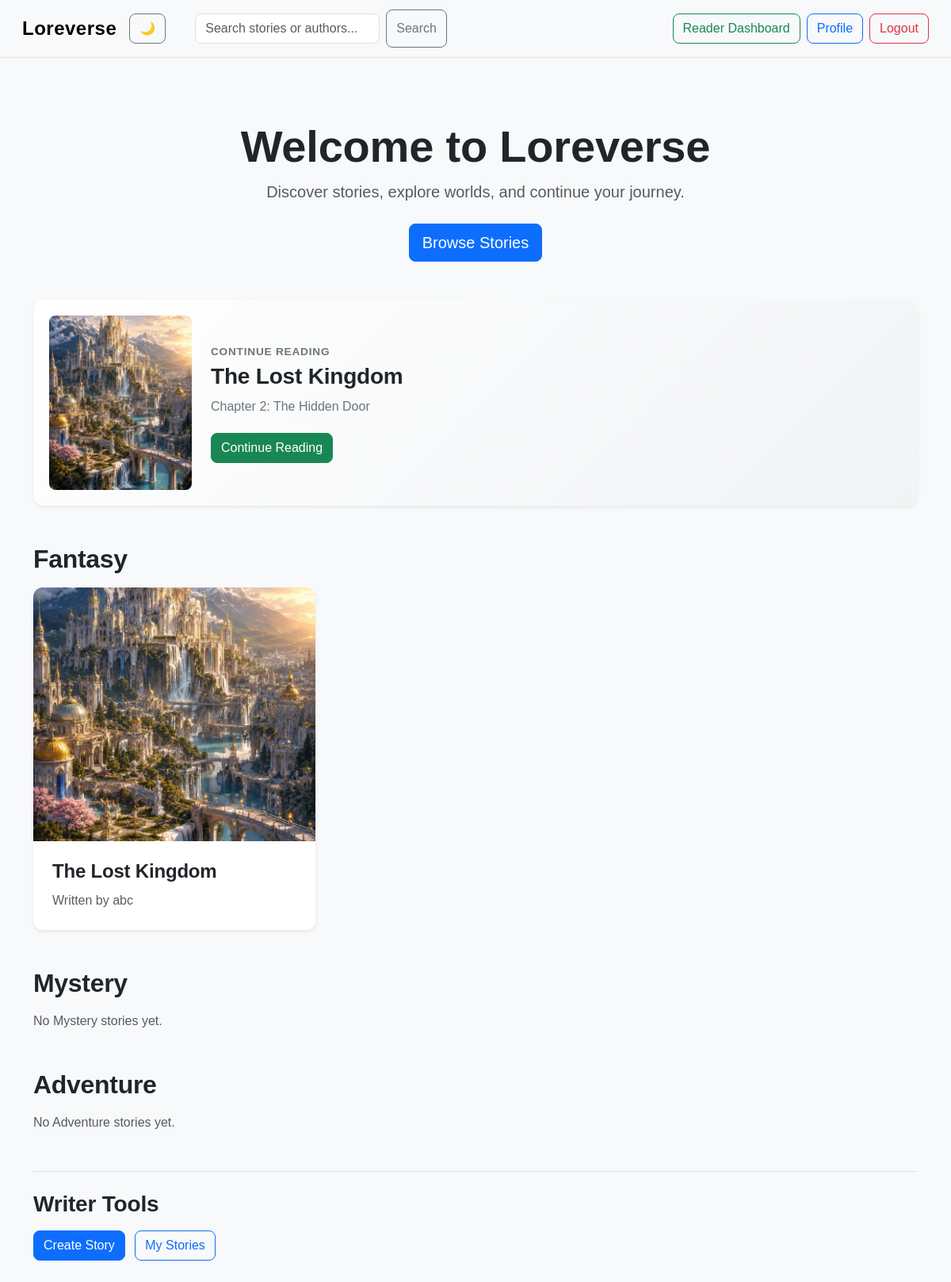
The page / (signed in) on the database as committed earlier.
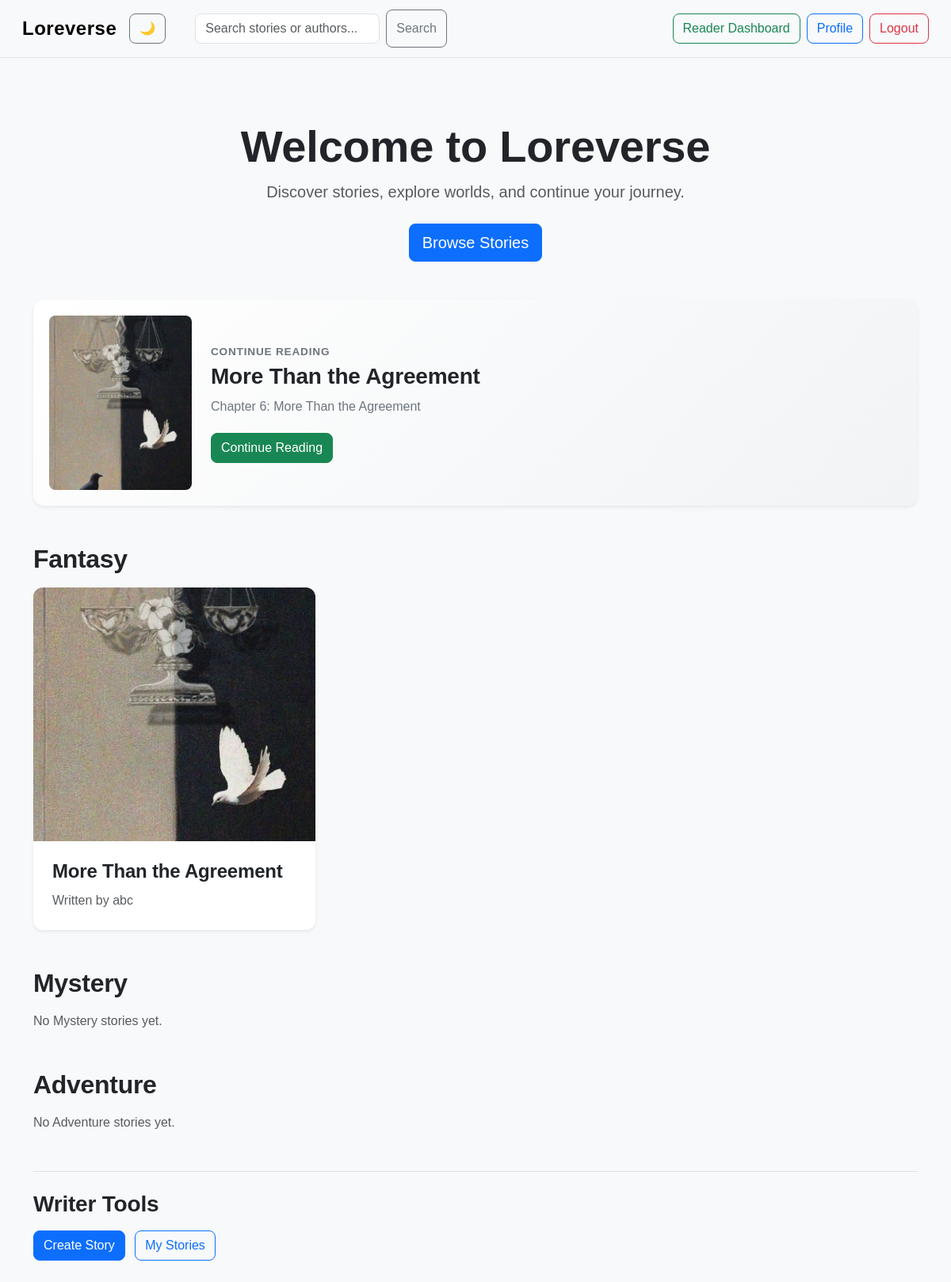
The same page on the database as committed later.
### loreverse/models.py (models this page shows, shortened)
class ReadingProgress(models.Model):
    user = models.ForeignKey(User, on_delete=models.CASCADE)
    story = models.ForeignKey(Story, on_delete=models.CASCADE)
    chapter = models.ForeignKey(Chapter, on_delete=models.CASCADE)
    updated_at = models.DateTimeField(auto_now=True)
    class Meta:
        unique_together = ("user", "story")

class Story(models.Model):
    GENRE_CHOICES = [
        ("Fantasy", "Fantasy"),
        ("Romance", "Romance"),
        ("Mystery", "Mystery"),
        ("Horror", "Horror"),
        ("Science Fiction", "Science Fiction"),
        ("Adventure", "Adventure"),
        ("Other", "Other"),]
    title = models.CharField(max_length=200)
    genre = models.CharField(max_length=30, choices=GENRE_CHOICES, default="Other")
    tags = models.CharField(max_length=300, blank=True)
    description = models.TextField()
    cover_image = models.ImageField(upload_to="story_covers/",blank=True)
    author = models.ForeignKey(User, on_delete=models.CASCADE)
    published = models.BooleanField(default=False)
    created_at = models.DateTimeField(auto_now_add=True)
    updated_at = models.DateTimeField(auto_now=True)
    favorited_by = models.ManyToManyField(User, related_name="favorite_stories", blank=True)
    want_to_read_by = models.ManyToManyField(User, related_name="want_to_read_stories", blank=True)

class Chapter(models.Model):
    story = models.ForeignKey(Story, on_delete=models.CASCADE, related_name="chapters")
    title = models.CharField(max_length=200)
    content = models.TextField()
    chapter_number = models.PositiveIntegerField()

### loreverse/views.py (the view)
# urls.py: path("", views.index, name="index"),
def index(request):
    progress = None
    if request.user.is_authenticated:
        progress = ReadingProgress.objects.filter(
            user=request.user
        ).select_related("story", "chapter").order_by("-updated_at")
    fantasy_stories = Story.objects.filter(published=True, genre="Fantasy")[:5]
    mystery_stories = Story.objects.filter(published=True,genre="Mystery")[:5]
    adventure_stories = Story.objects.filter(published=True,genre="Adventure")[:5]
    return render(request, "loreverse/index.html", {
        "progress": progress, "fantasy_stories": fantasy_stories,
        "mystery_stories": mystery_stories, "adventure_stories": adventure_stories,
    })

### loreverse/templates/loreverse/index.html (shortened to what the changed rows need)
{% extends "loreverse/layout.html" %}
{% block body %}
<div class="container py-5">
    <div class="text-center mb-5">
        <h1 class="display-4 fw-bold">Welcome to Loreverse</h1>
    </div>
    {% if user.is_authenticated %}
        {% if progress %}
          {% for item in progress %}
            <div  class="card shadow-sm continue-reading-card mb-5">
                <div class="continue-reading-content">
                   {% if item.story.cover_image %}
                      <img src="{{ item.story.cover_image.url }}" alt="{{ item.story.title }} cover"
                      class="continue-reading-image">
                    {% endif %}
                    <div class="continue-reading-details">
                       <p class="continue-reading-label mb-1">Continue Reading</p>
                       <h3 class="continue-reading-title">{{ item.story.title }}</h3>
                       <p class="continue-reading-chapter">
                          Chapter {{ item.chapter.chapter_number }}:
                           {{ item.chapter.title }}
                        </p>
                        <a class="btn btn-success" href="{% url 'continue_reading' item.story.id %}">
                           Continue Reading
                        </a>
                    </div>
                </div>
            </div>
          {% endfor %}
        {% endif %}
    {% endif %}
    <section class="mb-5">
        <div class="d-flex justify-content-between align-items-center mb-3">
            <h2 class="fw-bold mb-0">Fantasy</h2>
        </div>
        {% if fantasy_stories %}
            <div class="row g-4">
                {% for story in fantasy_stories %}
                    <div class="col-md-6 col-lg-4">
                        <div class="card h-100 shadow-sm border-0 story-card">
                            {% if story.cover_image %}
                               <a href="{% url 'story_detail' story.id %}">
                                  <img src="{{ story.cover_image.url }}" alt="{{ story.title }} cover"
                                   class="card-img-top story-cover-image">
                                </a>
                            {% endif %}
                            <div class="card-body">
                                <h4 class="card-title">
                                   <a href="{% url 'story_detail' story.id %}" class="text-decoration-none">
                                      {{ story.title }}
                                    </a>
                                </h4>
                                <p class="text-muted mb-0">Written by {{ story.author.username }}</p>
                            </div>
                        </div>
                    </div>
                {% endfor %}
            </div>
        {% else %}
            <p class="text-muted">No Fantasy stories yet.</p>
        {% endif %}
    </section>
    <section class="mb-5">
        <h2 class="fw-bold mb-3">Mystery</h2>
    </section>
    <section class="mb-5">
        <h2 class="fw-bold mb-3">Adventure</h2>
    </section>
</div>
{% endblock %}

Rows that differ between the two databases and show on the page:
removed ReadingProgress: story.cover_image (picture), story "The Lost Kingdom", chapter.chapter_number "2", chapter "The Hidden Door"
removed Story: cover_image (picture), title "The Lost Kingdom", author.username "abc"
added ReadingProgress: story.cover_image (picture), story "More Than the Agreement", chapter.chapter_number "6", chapter "More Than the Agreement"
added Story: cover_image (picture), title "More Than the Agreement", author.username "abc"
